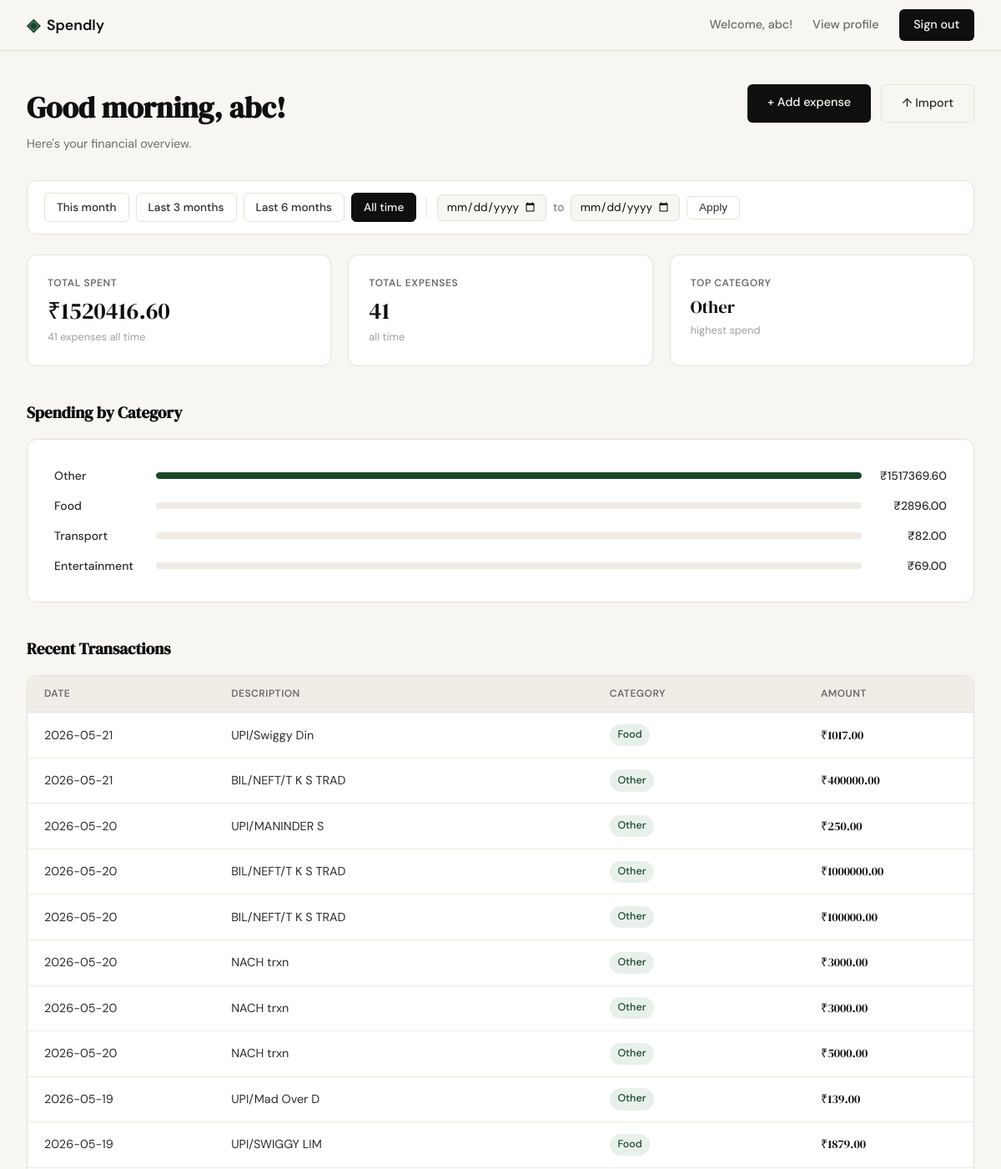
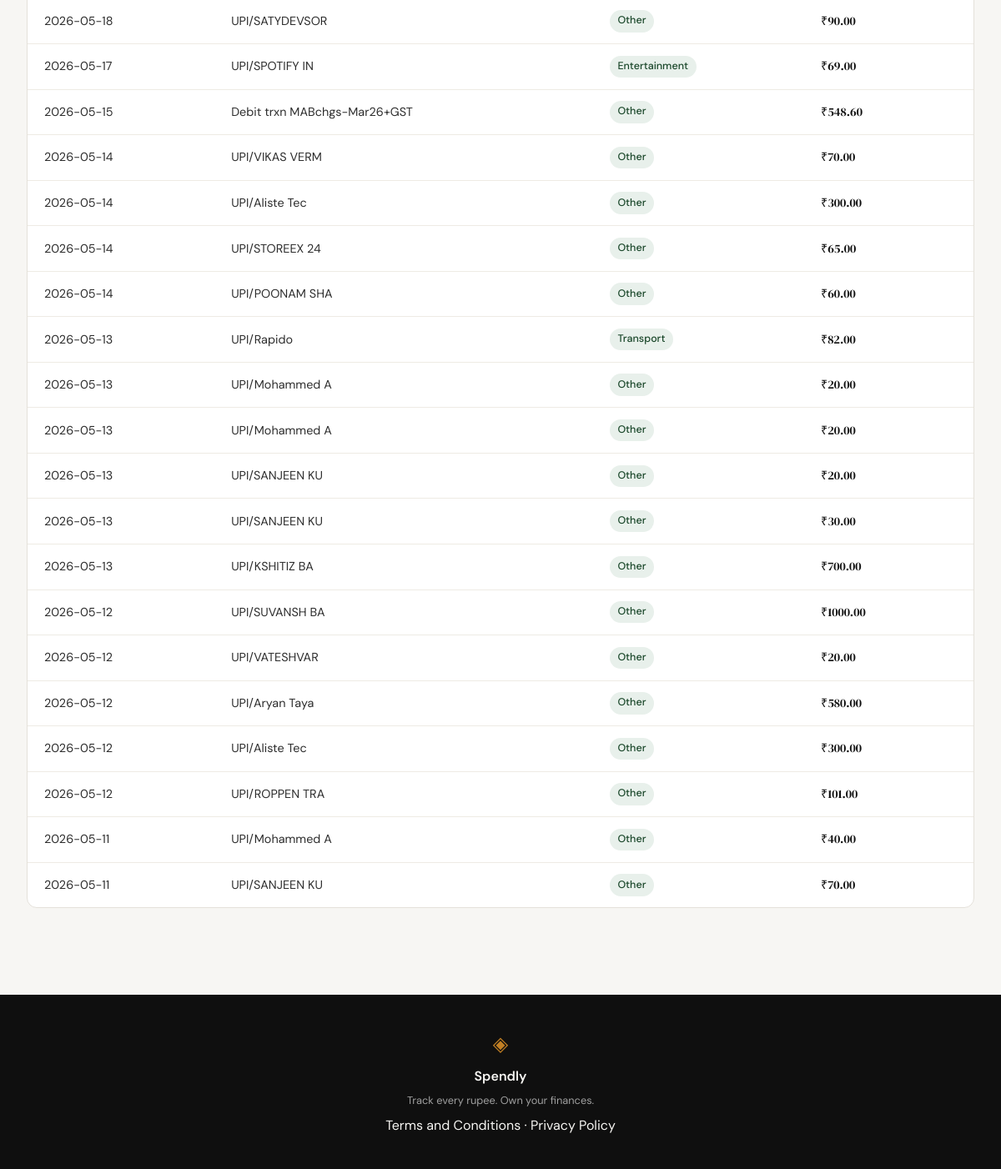
The app's page /dashboard (signed in) with its own data (2 pictures, top to bottom).
### tables this page shows
CREATE TABLE expenses (
            id INTEGER PRIMARY KEY AUTOINCREMENT,
            user_id INTEGER NOT NULL REFERENCES users(id),
            amount REAL NOT NULL,
            category TEXT NOT NULL,
            date TEXT NOT NULL,
            description TEXT,
            created_at TEXT DEFAULT (datetime('now'))
        );

### app.py (the view)
@app.route("/dashboard")
def dashboard():
    if "user_id" not in session:
        return redirect(url_for("login"))
    uid = session["user_id"]
    hour = datetime.now().hour
    if hour < 6:
        greeting = "Good night"
    elif hour < 12:
        greeting = "Good morning"
    elif hour < 18:
        greeting = "Good afternoon"
    else:
        greeting = "Good evening"
    today = date.today()
    fd, td, active_preset = resolve_date_filter(request.args, today)
    if fd and td:
        active_label  = f"{fd.strftime('%d %b %Y')} – {td.strftime('%d %b %Y')}"
        from_date     = fd.strftime("%Y-%m-%d")
        to_date       = td.strftime("%Y-%m-%d")
    else:
        active_label  = None
        from_date     = None
        to_date       = None
    expenses        = get_expenses_by_user(uid, from_date=from_date, to_date=to_date)
    category_totals = get_category_totals(uid, from_date=from_date, to_date=to_date)
    total_count     = get_expense_count(uid,   from_date=from_date, to_date=to_date)
    total_spent     = get_total_spent(uid,     from_date=from_date, to_date=to_date)
    top_category  = category_totals[0]["category"] if category_totals else "—"
    max_cat_total = category_totals[0]["total"]    if category_totals else 1
    categories = [
        {
            "name": row["category"],
            "total": row["total"],
            "pct": round(row["total"] / max_cat_total * 100),
        }
        for row in category_totals
    ]
    return render_template(
        "dashboard.html",
        greeting=greeting,
        name=session["user_name"],
        expenses=expenses,
        total_count=total_count,
        total_spent=total_spent,
        top_category=top_category,
        categories=categories,
        from_date=from_date,
        to_date=to_date,
        active_preset=active_preset,
        active_label=active_label,
        today=today.strftime("%Y-%m-%d"),
    )

### app.py (called while the page is built, shortened)
def resolve_date_filter(args, today):
    preset = args.get("preset", "").strip()
    if preset == "this_month":
        return date(today.year, today.month, 1), today, preset
    if preset == "last_3_months":
        return today - timedelta(days=90), today, preset
    if preset == "last_6_months":
        return today - timedelta(days=180), today, preset
    fd_raw = args.get("from_date", "").strip()
    td_raw = args.get("to_date",   "").strip()
    return None, None, ""

### database/db.py (called while the page is built)
def get_db():
    conn = sqlite3.connect("spendly.db")
    conn.row_factory = sqlite3.Row
    conn.execute("PRAGMA foreign_keys = ON")
    return conn

def _apply_date_filter(sql, params, from_date, to_date):
    if from_date and to_date:
        sql += " AND date BETWEEN ? AND ?"
        params += [from_date, to_date]
    return sql, params

def get_expenses_by_user(user_id, limit=30, from_date=None, to_date=None):
    conn = get_db()
    sql = "SELECT * FROM expenses WHERE user_id = ?"
    params = [user_id]
    sql, params = _apply_date_filter(sql, params, from_date, to_date)
    sql += " ORDER BY date DESC, id DESC LIMIT ?"
    params.append(limit)
    rows = conn.execute(sql, params).fetchall()
    conn.close()
    return rows

def get_category_totals(user_id, from_date=None, to_date=None):
    conn = get_db()
    sql = "SELECT category, SUM(amount) AS total FROM expenses WHERE user_id = ?"
    params = [user_id]
    sql, params = _apply_date_filter(sql, params, from_date, to_date)
    sql += " GROUP BY category ORDER BY total DESC"
    rows = conn.execute(sql, params).fetchall()
    conn.close()
    return rows

def get_expense_count(user_id, from_date=None, to_date=None):
    conn = get_db()
    sql = "SELECT COUNT(*) FROM expenses WHERE user_id = ?"
    params = [user_id]
    sql, params = _apply_date_filter(sql, params, from_date, to_date)
    count = conn.execute(sql, params).fetchone()[0]
    conn.close()
    return count

def get_total_spent(user_id, from_date=None, to_date=None):
    conn = get_db()
    sql = "SELECT COALESCE(SUM(amount), 0) FROM expenses WHERE user_id = ?"
    params = [user_id]
    sql, params = _apply_date_filter(sql, params, from_date, to_date)
    total = conn.execute(sql, params).fetchone()[0]
    conn.close()
    return total

### templates/dashboard.html (shortened to what this page needs)
{% extends "base.html" %}
{% block content %}
<div class="dashboard-page">
    <div class="dashboard-header">
        <div>
            <h1 class="dashboard-heading" id="greeting-heading">{{ greeting }}, {{ name }}!</h1>
            <p class="dashboard-subheading">Here's your financial overview.</p>
        </div>
        <div style="display: flex; gap: 0.75rem;">
            <a href="{{ url_for('add_expense') }}" class="btn-primary">+ Add expense</a>
            <a href="{{ url_for('import_statement') }}" class="btn-ghost">↑ Import</a>
        </div>
    </div>
    <div class="filter-bar">
        <div class="filter-presets">
            <a href="{{ url_for('dashboard', preset='this_month') }}"
               class="filter-preset {{ 'is-active' if active_preset == 'this_month' else '' }}">This month</a>
            <a href="{{ url_for('dashboard', preset='last_3_months') }}"
               class="filter-preset {{ 'is-active' if active_preset == 'last_3_months' else '' }}">Last 3 months</a>
            <a href="{{ url_for('dashboard', preset='last_6_months') }}"
               class="filter-preset {{ 'is-active' if active_preset == 'last_6_months' else '' }}">Last 6 months</a>
            <a href="{{ url_for('dashboard') }}"
               class="filter-preset {{ 'is-active' if (active_preset == 'all_time' or (not active_preset and not from_date)) else '' }}">All time</a>
        </div>
        <form class="filter-custom" method="get" action="{{ url_for('dashboard') }}">
            <input type="date" name="from_date" class="form-input"
                   value="{{ from_date or '' }}" max="{{ today }}">
            <span class="filter-to-label">to</span>
            <input type="date" name="to_date" class="form-input"
                   value="{{ to_date or '' }}" max="{{ today }}">
            <button type="submit" class="btn-ghost">Apply</button>
        </form>
    </div>
    <div class="dashboard-stats">
        <div class="stat-card">
            <p class="stat-label">Total Spent</p>
            <p class="stat-value">&#8377;{{ "%.2f"|format(total_spent) }}</p>
            <p class="stat-sub">{{ total_count }} expense{{ 's' if total_count != 1 }} {{ 'in this period' if active_label else 'all time' }}</p>
        </div>
        <div class="stat-card">
            <p class="stat-label">Total Expenses</p>
            <p class="stat-value">{{ total_count }}</p>
            <p class="stat-sub">{{ 'in this period' if active_label else 'all time' }}</p>
        </div>
        <div class="stat-card">
            <p class="stat-label">Top Category</p>
            <p class="stat-value stat-value--category">{{ top_category }}</p>
            <p class="stat-sub">highest spend</p>
        </div>
    </div>
    <div class="dashboard-section">
        <h2 class="dashboard-section-title">Spending by Category</h2>
        {% if categories %}
        <div class="auth-card cat-list">
            {% for cat in categories %}
            <div class="cat-row">
                <span class="cat-name">{{ cat.name }}</span>
                <div class="cat-bar-track">
                    <div class="cat-bar-fill cat-bar-fill--{{ loop.index0 % 7 }}" style="width: {{ cat.pct }}%"></div>
                </div>
                <span class="cat-amount">&#8377;{{ "%.2f"|format(cat.total) }}</span>
            </div>
            {% endfor %}
        </div>
        {% else %}
        <p class="empty-state">No spending data yet.</p>
        {% endif %}
    </div>
    <div class="dashboard-section">
        <h2 class="dashboard-section-title">Recent Transactions</h2>
        {% if expenses %}
        <div class="auth-card" style="padding: 0; overflow: hidden;">
            <table class="expense-table">
                <thead>
                    <tr>
                        <th>Date</th>
                        <th>Description</th>
                        <th>Category</th>
                        <th>Amount</th>
                    </tr>
                </thead>
                <tbody>
                    {% for e in expenses %}
                    <tr>
                        <td>{{ e.date }}</td>
                        <td>{{ e.description or '—' }}</td>
                        <td><span class="cat-badge">{{ e.category }}</span></td>
                        <td class="amount-cell">&#8377;{{ "%.2f"|format(e.amount) }}</td>
                    </tr>
                    {% endfor %}
                </tbody>
            </table>
        </div>
        {% else %}
        <p class="empty-state">No expenses yet. Add your first one!</p>
        {% endif %}
    </div>
</div>
{% endblock %}

### records on screen
expenses: name "Transport", total "82.00", date "2026-05-13", description "UPI/Rapido", category "Transport", amount "82.00"
expenses: name "Entertainment", total "69.00", date "2026-05-17", description "UPI/SPOTIFY IN", category "Entertainment", amount "69.00"
expenses: date "2026-05-21", description "UPI/Swiggy Din", category "Food", amount "1017.00"
expenses: date "2026-05-21", description "BIL/NEFT/T K S TRAD", category "Other", amount "400000.00"
expenses: date "2026-05-20", description "UPI/MANINDER S", category "Other", amount "250.00"
expenses: date "2026-05-20", description "BIL/NEFT/T K S TRAD", category "Other", amount "1000000.00"
expenses: date "2026-05-20", description "BIL/NEFT/T K S TRAD", category "Other", amount "100000.00"
expenses: date "2026-05-20", description "NACH trxn", category "Other", amount "3000.00"
expenses: date "2026-05-20", description "NACH trxn", category "Other", amount "3000.00"
expenses: date "2026-05-20", description "NACH trxn", category "Other", amount "5000.00"
expenses: date "2026-05-19", description "UPI/Mad Over D", category "Other", amount "139.00"
expenses: date "2026-05-19", description "UPI/SWIGGY LIM", category "Food", amount "1879.00"
expenses: date "2026-05-18", description "UPI/SATYDEVSOR", category "Other", amount "90.00"
expenses: date "2026-05-15", description "Debit trxn MABchgs-Mar26+GST", category "Other", amount "548.60"
expenses: date "2026-05-14", description "UPI/VIKAS VERM", category "Other", amount "70.00"
expenses: date "2026-05-14", description "UPI/Aliste Tec", category "Other", amount "300.00"
expenses: date "2026-05-14", description "UPI/STOREEX 24", category "Other", amount "65.00"
expenses: date "2026-05-14", description "UPI/POONAM SHA", category "Other", amount "60.00"
expenses: date "2026-05-13", description "UPI/Mohammed A", category "Other", amount "20.00"
expenses: date "2026-05-13", description "UPI/Mohammed A", category "Other", amount "20.00"
expenses: date "2026-05-13", description "UPI/SANJEEN KU", category "Other", amount "20.00"
expenses: date "2026-05-13", description "UPI/SANJEEN KU", category "Other", amount "30.00"
expenses: date "2026-05-13", description "UPI/KSHITIZ BA", category "Other", amount "700.00"
expenses: date "2026-05-12", description "UPI/SUVANSH BA", category "Other", amount "1000.00"
expenses: date "2026-05-12", description "UPI/VATESHVAR", category "Other", amount "20.00"
expenses: date "2026-05-12", description "UPI/Aryan Taya", category "Other", amount "580.00"
expenses: date "2026-05-12", description "UPI/Aliste Tec", category "Other", amount "300.00"
expenses: date "2026-05-12", description "UPI/ROPPEN TRA", category "Other", amount "101.00"
expenses: date "2026-05-11", description "UPI/Mohammed A", category "Other", amount "40.00"
expenses: date "2026-05-11", description "UPI/SANJEEN KU", category "Other", amount "70.00"

### other values on screen
{{ session.user_name }} "abc"
{{ "%.2f"|format(total_spent) }} "1520416.60"
{{ total_count }} "41"
{{ 's' if total_count != 1 }} "s"
{{ 'in this period' if active_label else 'all time' }} "all time"
{{ top_category }} "Other"
{{ cat.name }} "Other" "Food"
{{ "%.2f"|format(cat.total) }} "1517369.60" "2896.00"
